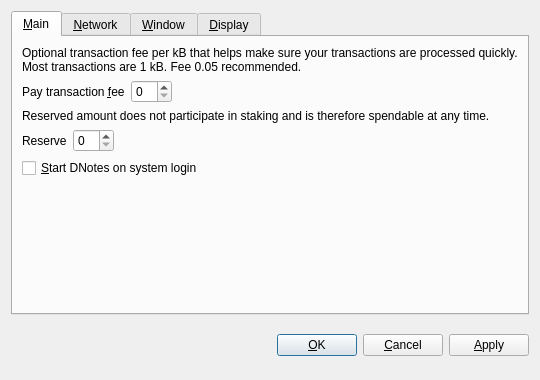
<?xml version="1.0" encoding="UTF-8"?>
<ui version="4.0">
 <class>OptionsDialog</class>
 <widget class="QDialog" name="OptionsDialog">
  <property name="geometry">
   <rect>
    <x>0</x>
    <y>0</y>
    <width>540</width>
    <height>380</height>
   </rect>
  </property>
  <property name="windowTitle">
   <string>Options</string>
  </property>
  <property name="modal">
   <bool>true</bool>
  </property>
  <layout class="QVBoxLayout" name="verticalLayout">
   <item>
    <widget class="QTabWidget" name="tabWidget">
     <property name="tabPosition">
      <enum>QTabWidget::North</enum>
     </property>
     <property name="currentIndex">
      <number>0</number>
     </property>
     <widget class="QWidget" name="tabMain">
      <attribute name="title">
       <string>&amp;Main</string>
      </attribute>
      <layout class="QVBoxLayout" name="verticalLayout_Main">
       <item>
        <widget class="QLabel" name="transactionFeeInfoLabel">
         <property name="text">
          <string>Optional transaction fee per kB that helps make sure your transactions are processed quickly. Most transactions are 1 kB. Fee 0.05 recommended.</string>
         </property>
         <property name="textFormat">
          <enum>Qt::PlainText</enum>
         </property>
         <property name="wordWrap">
          <bool>true</bool>
         </property>
        </widget>
       </item>
       <item>
        <layout class="QHBoxLayout" name="horizontalLayoutFee">
         <item>
          <widget class="QLabel" name="transactionFeeLabel">
           <property name="text">
            <string>Pay transaction &amp;fee</string>
           </property>
           <property name="textFormat">
            <enum>Qt::PlainText</enum>
           </property>
           <property name="buddy">
            <cstring>transactionFee</cstring>
           </property>
          </widget>
         </item>
         <item>
          <widget class="BitcoinAmountField" name="transactionFee"/>
         </item>
         <item>
          <spacer name="horizontalSpacerFee">
           <property name="orientation">
            <enum>Qt::Horizontal</enum>
           </property>
           <property name="sizeHint" stdset="0">
            <size>
             <width>40</width>
             <height>20</height>
            </size>
           </property>
          </spacer>
         </item>
        </layout>
       </item>
       <item>
        <widget class="QLabel" name="reserveBalanceInfoLabel">
         <property name="text">
          <string>Reserved amount does not participate in staking and is therefore spendable at any time.</string>
         </property>
         <property name="textFormat">
          <enum>Qt::PlainText</enum>
         </property>
         <property name="wordWrap">
          <bool>true</bool>
         </property>
        </widget>
       </item>
       <item>
        <layout class="QHBoxLayout" name="horizontalLayoutReserveBalance">
         <item>
          <widget class="QLabel" name="reserveBalanceLabel">
           <property name="text">
            <string>Reserve</string>
           </property>
           <property name="textFormat">
            <enum>Qt::PlainText</enum>
           </property>
           <property name="buddy">
            <cstring>reserveBalance</cstring>
           </property>
          </widget>
         </item>
         <item>
          <widget class="BitcoinAmountField" name="reserveBalance"/>
         </item>
         <item>
          <spacer name="horizontalSpacerReserveBalance">
           <property name="orientation">
            <enum>Qt::Horizontal</enum>
           </property>
           <property name="sizeHint" stdset="0">
            <size>
             <width>40</width>
             <height>20</height>
            </size>
           </property>
          </spacer>
         </item>
        </layout>
       </item>
       <item>
        <widget class="QCheckBox" name="bitcoinAtStartup">
         <property name="toolTip">
          <string>Automatically start DNotes after logging in to the system.</string>
         </property>
         <property name="text">
          <string>&amp;Start DNotes on system login</string>
         </property>
        </widget>
       </item>
       <item>
        <spacer name="verticalSpacer_Main">
         <property name="orientation">
          <enum>Qt::Vertical</enum>
         </property>
         <property name="sizeHint" stdset="0">
          <size>
           <width>20</width>
           <height>40</height>
          </size>
         </property>
        </spacer>
       </item>
      </layout>
     </widget>
     <widget class="QWidget" name="tabNetwork">
      <attribute name="title">
       <string>&amp;Network</string>
      </attribute>
      <layout class="QVBoxLayout" name="verticalLayout_Network">
       <item>
        <widget class="QCheckBox" name="mapPortUpnp">
         <property name="toolTip">
          <string>Automatically open the DNotes client port on the router. This only works when your router supports UPnP and it is enabled.</string>
         </property>
         <property name="text">
          <string>Map port using &amp;UPnP</string>
         </property>
        </widget>
       </item>
       <item>
        <widget class="QCheckBox" name="connectSocks">
         <property name="toolTip">
          <string>Connect to the DNotes network through a SOCKS5 proxy (e.g. when connecting through Tor).</string>
         </property>
         <property name="text">
          <string>&amp;Connect through SOCKS5 proxy:</string>
         </property>
        </widget>
       </item>
       <item>
        <layout class="QHBoxLayout" name="horizontalLayout_Network">
         <item>
          <widget class="QLabel" name="proxyIpLabel">
           <property name="text">
            <string>Proxy &amp;IP:</string>
           </property>
           <property name="textFormat">
            <enum>Qt::PlainText</enum>
           </property>
           <property name="buddy">
            <cstring>proxyIp</cstring>
           </property>
          </widget>
         </item>
         <item>
          <widget class="QValidatedLineEdit" name="proxyIp">
           <property name="maximumSize">
            <size>
             <width>140</width>
             <height>16777215</height>
            </size>
           </property>
           <property name="toolTip">
            <string>IP address of the proxy (e.g. 127.0.0.1)</string>
           </property>
          </widget>
         </item>
         <item>
          <widget class="QLabel" name="proxyPortLabel">
           <property name="text">
            <string>&amp;Port:</string>
           </property>
           <property name="textFormat">
            <enum>Qt::PlainText</enum>
           </property>
           <property name="buddy">
            <cstring>proxyPort</cstring>
           </property>
          </widget>
         </item>
         <item>
          <widget class="QLineEdit" name="proxyPort">
           <property name="maximumSize">
            <size>
             <width>55</width>
             <height>16777215</height>
            </size>
           </property>
           <property name="toolTip">
            <string>Port of the proxy (e.g. 9050)</string>
           </property>
          </widget>
         </item>
         <item>
          <spacer name="horizontalSpacer_Network">
           <property name="orientation">
            <enum>Qt::Horizontal</enum>
           </property>
           <property name="sizeHint" stdset="0">
            <size>
             <width>40</width>
             <height>20</height>
            </size>
           </property>
          </spacer>
         </item>
        </layout>
       </item>
       <item>
        <spacer name="verticalSpacer_Network">
         <property name="orientation">
          <enum>Qt::Vertical</enum>
         </property>
         <property name="sizeHint" stdset="0">
          <size>
           <width>20</width>
           <height>40</height>
          </size>
         </property>
        </spacer>
       </item>
      </layout>
     </widget>
     <widget class="QWidget" name="tabWindow">
      <attribute name="title">
       <string>&amp;Window</string>
      </attribute>
      <layout class="QVBoxLayout" name="verticalLayout_Window">
       <item>
        <widget class="QCheckBox" name="minimizeToTray">
         <property name="toolTip">
          <string>Show only a tray icon after minimizing the window.</string>
         </property>
         <property name="text">
          <string>&amp;Minimize to the tray instead of the taskbar</string>
         </property>
        </widget>
       </item>
       <item>
        <widget class="QCheckBox" name="minimizeOnClose">
         <property name="toolTip">
          <string>Minimize instead of exit the application when the window is closed. When this option is enabled, the application will be closed only after selecting Quit in the menu.</string>
         </property>
         <property name="text">
          <string>M&amp;inimize on close</string>
         </property>
        </widget>
       </item>
       <item>
        <spacer name="verticalSpacer_Window">
         <property name="orientation">
          <enum>Qt::Vertical</enum>
         </property>
         <property name="sizeHint" stdset="0">
          <size>
           <width>20</width>
           <height>40</height>
          </size>
         </property>
        </spacer>
       </item>
      </layout>
     </widget>
     <widget class="QWidget" name="tabDisplay">
      <attribute name="title">
       <string>&amp;Display</string>
      </attribute>
      <layout class="QVBoxLayout" name="verticalLayout_Display">
       <item>
        <layout class="QHBoxLayout" name="horizontalLayout_1_Display">
         <item>
          <widget class="QLabel" name="langLabel">
           <property name="text">
            <string>User Interface &amp;language:</string>
           </property>
           <property name="textFormat">
            <enum>Qt::PlainText</enum>
           </property>
           <property name="buddy">
            <cstring>lang</cstring>
           </property>
          </widget>
         </item>
         <item>
          <widget class="QValueComboBox" name="lang">
           <property name="toolTip">
            <string>The user interface language can be set here. This setting will take effect after restarting DNotes.</string>
           </property>
          </widget>
         </item>
        </layout>
       </item>
       <item>
        <layout class="QHBoxLayout" name="horizontalLayout_2_Display">
         <item>
          <widget class="QLabel" name="unitLabel">
           <property name="text">
            <string>&amp;Unit to show amounts in:</string>
           </property>
           <property name="textFormat">
            <enum>Qt::PlainText</enum>
           </property>
           <property name="buddy">
            <cstring>unit</cstring>
           </property>
          </widget>
         </item>
         <item>
          <widget class="QValueComboBox" name="unit">
           <property name="toolTip">
            <string>Choose the default subdivision unit to show in the interface and when sending coins.</string>
           </property>
          </widget>
         </item>
        </layout>
       </item>
       <item>
        <widget class="QCheckBox" name="coinControlFeatures">
         <property name="toolTip">
          <string>Whether to show coin control features or not.</string>
         </property>
         <property name="text">
          <string>Display coin &amp;control features (experts only!)</string>
         </property>
        </widget>
       </item>
       <item>
        <widget class="QCheckBox" name="useBlackTheme">
         <property name="text">
          <string>Use black visual theme (requires restart)</string>
         </property>
        </widget>
       </item>
       <item>
        <spacer name="verticalSpacer_Display">
         <property name="orientation">
          <enum>Qt::Vertical</enum>
         </property>
         <property name="sizeHint" stdset="0">
          <size>
           <width>20</width>
           <height>40</height>
          </size>
         </property>
        </spacer>
       </item>
      </layout>
     </widget>
    </widget>
   </item>
   <item>
    <layout class="QHBoxLayout" name="horizontalLayout_Buttons">
     <item>
      <spacer name="horizontalSpacer_1">
       <property name="orientation">
        <enum>Qt::Horizontal</enum>
       </property>
       <property name="sizeHint" stdset="0">
        <size>
         <width>40</width>
         <height>48</height>
        </size>
       </property>
      </spacer>
     </item>
     <item>
      <widget class="QLabel" name="statusLabel">
       <property name="font">
        <font>
         <weight>75</weight>
         <bold>true</bold>
        </font>
       </property>
       <property name="text">
        <string/>
       </property>
       <property name="textFormat">
        <enum>Qt::PlainText</enum>
       </property>
       <property name="wordWrap">
        <bool>true</bool>
       </property>
      </widget>
     </item>
     <item>
      <spacer name="horizontalSpacer_2">
       <property name="orientation">
        <enum>Qt::Horizontal</enum>
       </property>
       <property name="sizeHint" stdset="0">
        <size>
         <width>40</width>
         <height>48</height>
        </size>
       </property>
      </spacer>
     </item>
     <item>
      <widget class="QPushButton" name="okButton">
       <property name="text">
        <string>&amp;OK</string>
       </property>
      </widget>
     </item>
     <item>
      <widget class="QPushButton" name="cancelButton">
       <property name="text">
        <string>&amp;Cancel</string>
       </property>
       <property name="autoDefault">
        <bool>false</bool>
       </property>
      </widget>
     </item>
     <item>
      <widget class="QPushButton" name="applyButton">
       <property name="text">
        <string>&amp;Apply</string>
       </property>
       <property name="autoDefault">
        <bool>false</bool>
       </property>
      </widget>
     </item>
    </layout>
   </item>
  </layout>
 </widget>
 <customwidgets>
  <customwidget>
   <class>BitcoinAmountField</class>
   <extends>QSpinBox</extends>
   <header>bitcoinamountfield.h</header>
  </customwidget>
  <customwidget>
   <class>QValueComboBox</class>
   <extends>QComboBox</extends>
   <header>qvaluecombobox.h</header>
  </customwidget>
  <customwidget>
   <class>QValidatedLineEdit</class>
   <extends>QLineEdit</extends>
   <header>qvalidatedlineedit.h</header>
  </customwidget>
 </customwidgets>
 <resources/>
 <connections/>
</ui>
